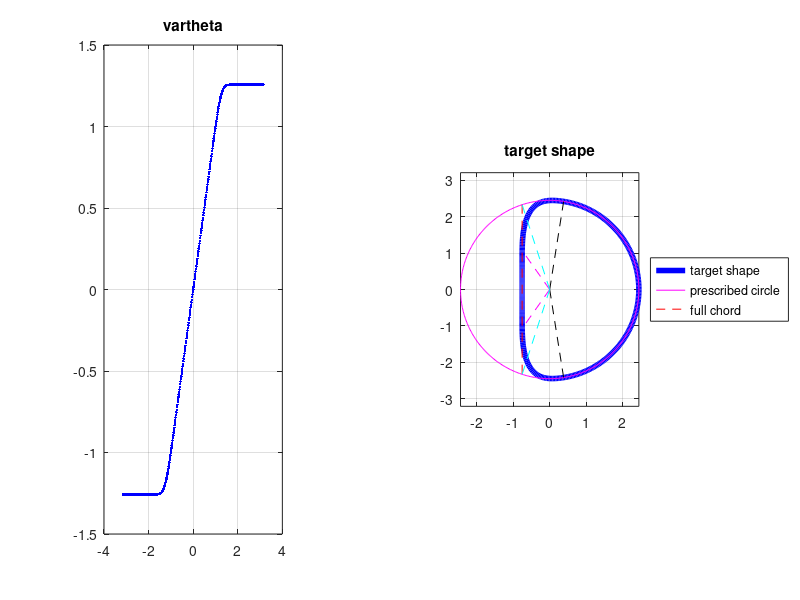

Source code (MATLAB):
function sigmoid_based

    R = 2.45;
    
    limits.theta_m = pi/4; 
    limits.theta_c = 2 * pi / 5;    
    
    Pthree = [-20, 70, -84, 35, 0, 0, 0, 0]; % such that sigmoid(x) is polyval(Pthree,x); 
    
    theta = (-1 : 0.005 : 1) * pi; 
    
    assert(limits.theta_m < limits.theta_c); 
    assert(limits.theta_c < pi/2);  
    limits.theta_s = 2 * limits.theta_c - limits.theta_m; 
    
    d = R * cos(limits.theta_c);  
    
    vt = vartheta(theta, Pthree, limits); 
    r = d ./ cos(vt); 
    x = - r .* cos(theta); % minus because I want the flat region face waves with k_x > 0
    y =   r .* sin(theta); 
    
    figure('units', 'normalized', 'position', [0.1 0.1 0.8 0.5]);  
    
    subplot(121)
    plot(theta, vt, 'b.'); grid on
    title('vartheta')
    
    subplot(122); 
             hs = plot(x, y, 'b-', 'DisplayName', 'target shape', 'LineWidth', 4); grid on  
    hold on; hcirc = plot(R * cos(theta), R * sin(theta), 'm-', 'DisplayName', 'prescribed circle');  
    hold on; hchrd = plot([-d, -d], [R * sin(limits.theta_c), - R * sin(limits.theta_c)], 'r--', 'DisplayName', 'full chord');     
    
    % mark all angles
    % use "minus" in the first argument because of the minus in "x = - r .* cos(theta);"
    hold on; plot([0, -d], [0,  d/cos(limits.theta_m)], 'm--')    
    hold on; plot([0, -d], [0, -d/cos(limits.theta_m)], 'm--')
    hold on; plot([0, -R * cos(limits.theta_s)], [0,  R * sin(limits.theta_s)], 'k--'); 
    hold on; plot([0, -R * cos(limits.theta_s)], [0, -R * sin(limits.theta_s)], 'k--');
    hold on; plot([0, -R * cos(limits.theta_c)], [0,  R * sin(limits.theta_c)], 'c--'); 
    hold on; plot([0, -R * cos(limits.theta_c)], [0, -R * sin(limits.theta_c)], 'c--');
    
    hl = legend([hs, hcirc, hchrd]);
    set(hl, 'location', 'EastOutside')
    title('target shape') 
    
    axis equal
    
    print -djpeg sigmoid_chord.jpg
end

function ret = vartheta(theta, P, limits)

    mask_slide  = (abs(theta) <= limits.theta_m); 

    mask_neg_foot  = (theta <= - limits.theta_s);  
    mask_neg_curve = ((theta < 0) & (~mask_slide) & (~mask_neg_foot)); 
    
    mask_pos_foot  = (theta >=   limits.theta_s);  
    mask_pos_curve = ((theta > 0) & (~mask_slide) & (~mask_pos_foot)); 
    
    % sanity check: make sure all masks are not intersecting and don't leave anything out 
    assert(sum(mask_slide) + sum(mask_neg_foot) + sum(mask_neg_curve) + sum(mask_pos_foot) + sum(mask_pos_curve) == numel(theta)); 
    assert(all(mask_slide | mask_neg_foot | mask_neg_curve | mask_pos_foot | mask_pos_curve)); 
    
    D = 2 * (limits.theta_c - limits.theta_m); 
    Q = polyint(P);

    T_D = @(x) D * polyval(Q, x/D); 
    
    ret = nan(size(theta)); 
    ret(mask_slide) = theta(mask_slide); 
    ret(mask_neg_foot) = - limits.theta_c; 
    ret(mask_pos_foot) =   limits.theta_c; 
    
    ret(mask_neg_curve) = - limits.theta_c + T_D(  theta(mask_neg_curve) + limits.theta_s); 
    ret(mask_pos_curve) =   limits.theta_c - T_D(- theta(mask_pos_curve) + limits.theta_s); 
    
    % a couple more (paranoic) sanity checks
    assert(~any(isnan(ret)));         % did not leave anything out
    assert(all( abs(ret) < pi/2 ));   % cos(ret) > 0 
end